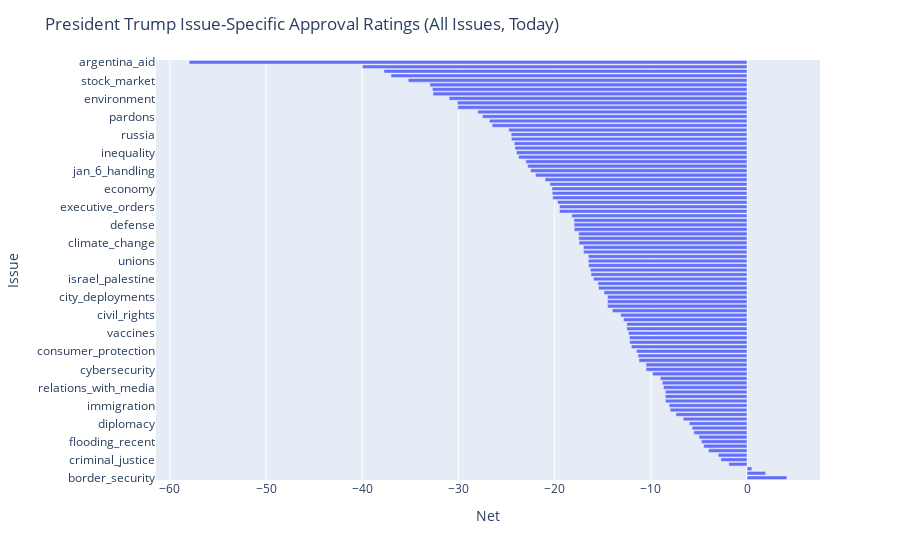

Notebook code cell kept with this figure:
### Code cell
fig = px.bar(all_issues_approval, x='net', y='issue')
fig.update_layout(
    title='President Trump Issue-Specific Approval Ratings (All Issues, Today)',
    xaxis_title='Net',
    yaxis_title='Issue',
    legend_title='Legend',
)
fig.show()

### Figure 1 — Plotly figure (JSON) as saved in the notebook; plotly's stock layout.template omitted (floating-point values rounded to 4 significant figures)
{"data": [{"hovertemplate": "net=%{x}<br>issue=%{y}<extra></extra>", "legendgroup": "", "marker": {"color": "#636efa", "pattern": {"shape": ""}}, "name": "", "orientation": "h", "showlegend": false, "textposition": "auto", "type": "bar", "x": [4.134, 1.929, 0.5048, -1.894, -2.717, -2.998, -4.0, -4.501, -4.745, -5.0, -5.53, -5.715, -6.0, -6.639, -7.395, -8.0, -8.098, -8.483, -8.499, -8.501, -8.689, -8.81, -9.025, -9.813, -10.5, -10.5, -11.24, -11.33, -11.5, -12.02, -12.2, -12.23, -12.33, -12.5, -12.5, -12.83, -13.13, -14.0, -14.5, -14.5, -14.51, -14.87, -15.45, -15.5, -15.97, -16.22, -16.29, -16.48, -16.5, -16.5, -17.0, -17.0, -17.46, -17.5, -17.5, -17.96, -17.98, -18.0, -18.23, -19.5, -19.5, -19.69, -20.21, -20.25, -20.28, -20.5, -21.0, -21.98, -22.5, -22.8, -23.0, -23.75, -23.98, -24.13, -24.21, -24.5, -24.53, -24.78, -26.5, -26.79, -27.5, -28.0, -30.08, -30.12, -30.98, -32.65, -32.72, -32.97, -35.23, -37.02, -37.75, -39.99, -58.0], "xaxis": "x", "y": ["border_security", "national_security", "transgender", "crime", "criminal_justice", "law_enforcement", "workers_rights", "death_penalty", "flooding_recent", "voting_integrity", "guns", "military", "diplomacy", "civil_liberties", "israel", "school_safety", "immigration", "deportations", "dei", "charlie_kirk_death", "relations_with_media", "disaster_relief", "north_korea", "dc_takeover", "cybersecurity", "refugees", "israel_iran_conflict", "iran", "consumer_protection", "canada", "rule_of_law", "jobs", "vaccines", "nuclear_weapons", "foreign_aid", "federal_workforce", "civil_rights", "free_speech", "social_security", "race_relations", "city_deployments", "foreign_policy", "middle_east", "womens_rights", "israel_palestine", "national_politics", "universities", "cryptocurrency", "unions", "childcare", "gas_prices", "ai", "climate_change", "cabinet", "doge", "abortion", "defense", "lgbtq", "foreign_relations", "housing", "executive_orders", "trade_tariffs", "kilmar_abrego_garcia", "judiciary_politicization", "economy", "political_violence", "latin_america", "energy", "jan_6_handling", "democracy", "china", "taxes", "inequality", "ukraine", "govt_management", "medicaire_medicaid", "russia", "govt_spending", "ballroom", "education", "pardons", "mass_layoffs", "healthcare", "inflation", "environment", "epstein_files", "corruption", "agriculture", "stock_market", "unity", "national_debt", "govt_shutdown", "argentina_aid"], "yaxis": "y"}], "layout": {"barmode": "relative", "legend": {"title": {"text": "Legend"}, "tracegroupgap": 0}, "margin": {"t": 60}, "title": {"text": "President Trump Issue-Specific Approval Ratings (All Issues, Today)"}, "xaxis": {"anchor": "y", "domain": [0, 1], "title": {"text": "Net"}}, "yaxis": {"anchor": "x", "domain": [0, 1], "title": {"text": "Issue"}}}}
